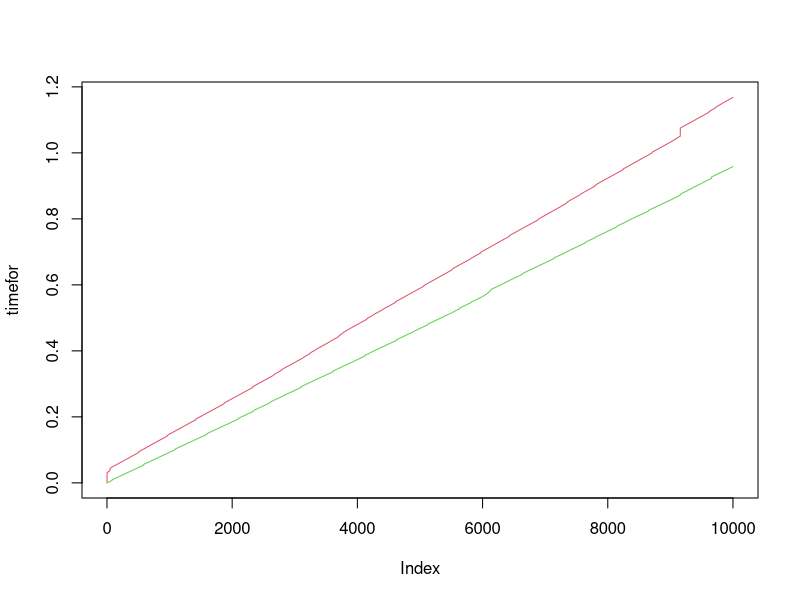

The R script that drew this image:
## ---- chunk 1
Stu1FunBFor <- function(x){
  m3x <- matrix(NA, ncol = 1, nrow = 10)
  res <- matrix(NA, ncol = 1, nrow = 10)
  M <- matrix(rnorm(100), ncol = 10, nrow = 10)
  G <- matrix(rnorm(100), ncol = 1, nrow = 10)
  for(i in 1:10){
    sum <- 0
    for(j in 1:10){
      sum <- sum + M[i,j]^3*x[j]
    }
    m3x[i] <- sum
  }
  for(i in 1:10){
    res[i] = m3x[i] + 3*G[i]
  }
  return(res)
}

Stu1FunBVec <- function(x){
  M <- matrix(rnorm(100), ncol = 10, nrow = 10)
  G <- matrix(rnorm(100), ncol = 1, nrow = 10)
  res <- (M**3)%*%x + 3*G
  return(res)
}

x <- matrix(1, ncol = 1, nrow = 10)

timefor <- vector("numeric", 10000)
tic <- Sys.time()
for(i in 1:10000){
  resBfor <- Stu1FunBFor(x)
  toc <- Sys.time()
  timefor[i] <- toc - tic
}

timevec <- vector("numeric", 10000)
tic <- Sys.time()
for(i in 1:10000){
  resBvec <- Stu1FunBVec(x)
  toc <- Sys.time()
  timevec[i] <- toc - tic
}

plot(timefor,type="l",col = 2)
lines(timevec, col = 3)
legend(1,1.5,legend=c("RED: For","GREEN: Vec"))
